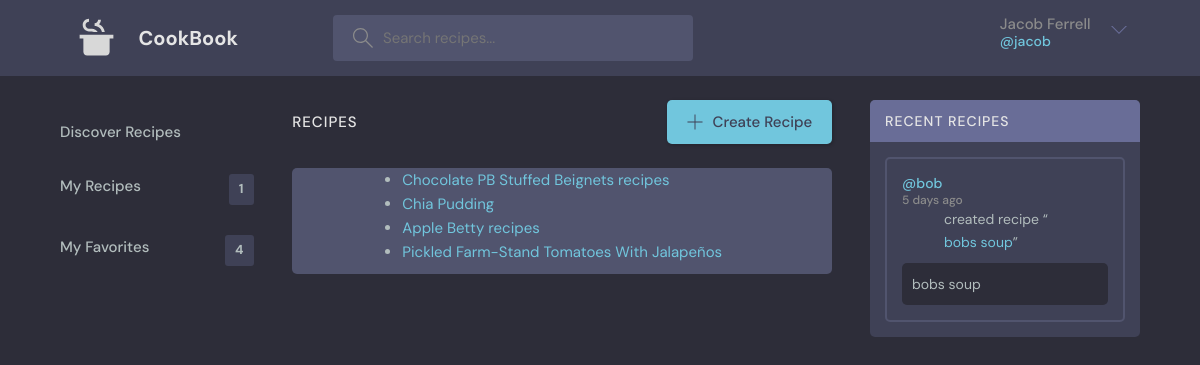
Screenshot of /my-favorites/ (signed in) with the database file from the repository.
### recipes/models.py (models this page shows, shortened)
class Favorite(models.Model):
    user = models.ForeignKey(User, on_delete=models.CASCADE, null=False)
    recipe = models.TextField(null=False)
    label = models.TextField(null=False)
    share_link = models.TextField(null=False)
    created_at = models.DateTimeField(auto_now_add=True)
    updated = models.DateTimeField(auto_now=True)

class Recipe(models.Model):
    name = models.CharField(max_length=50)
    description = models.TextField()
    author = models.ForeignKey(User, on_delete=models.CASCADE)
    created_at = models.DateTimeField(auto_now_add=True)
    updated = models.DateTimeField(auto_now=True)

### recipes/views.py (the view)
# urls.py: path('my-favorites/', views.myFavorites, name='my-favorites'),
@login_required(login_url='login')
def myFavorites(request):
    user = request.user
    favorites = Favorite.objects.filter(user=request.user)
    context = {'recipes': favorites, 'type': 'my-favorites', 'counts': getCounts(user), 'recent_recipes': getRecentRecipes(user), 'favorites': getFavorites(user)}
    return render(request, 'recipes/home.html', context)

### recipes/views.py (called while the page is built)
def getRecentRecipes(user):
    recipes = Recipe.objects.exclude(author=user).order_by('-created_at')[:5]
    return recipes

def getCounts(user):
        counts = {'my_recipes': 0, 'my_favorites': 0}
        if user.is_authenticated:
            counts['my_recipes'] = Recipe.objects.filter(author=user).count()
            counts['my_favorites'] = Favorite.objects.filter(user=user).count()
        return counts

def getFavorites(user):
    return Favorite.objects.filter(user=user).values_list('recipe', flat=True)

### recipes/templates/recipes/home.html (shortened to what this page needs)
{% extends 'main.html' %}
{% load static %}
{% block content %}
  <main class="layout layout--3">
    <div class="container">
      <div class="topics">
        <ul class="topics__list">
          <li>
            <a id="home-link" href="{% url 'home' %}">Discover Recipes </a>
          </li>
          <li>
            <a id="my-recipes-link" href="{% url 'my-recipes' %}">My Recipes <span>{{counts.my_recipes}}</span></a>
          </li>
          <li>
            <a id="my-favorites-link" href="{% url 'my-favorites' %}">My Favorites <span>{{counts.my_favorites}}</span></a>
          </li>
        </ul>
      </div>
      <div class="roomList">
        <div class="roomList__header">
          <div>
            <h2>Recipes</h2>
          </div>
          {% if request.user.is_authenticated %}
            <a class="btn btn--main" href="{% url 'create-recipe' %}">
              <svg version="1.1" xmlns="http://www.w3.org/2000/svg" width="32" height="32" viewBox="0 0 32 32">
                <title>add</title>
                <path
                  d="M16.943 0.943h-1.885v14.115h-14.115v1.885h14.115v14.115h1.885v-14.115h14.115v-1.885h-14.115v-14.115z"
                ></path>
              </svg>
              Create Recipe
            </a>
          {% endif %}
        </div>
        {% if type != 'my-favorites' %}
          <div class="thumbnail-container">
            {% for recipe in recipes %}
              <div class="recipe-thumbnail">
                {% if type == 'discover' %}
                  <div class="title-container">
                    <a
                      class="title"
                      href="{% url 'recipe' recipe.recipe.uri %}"
                    >
                      {{recipe.recipe.label}}
                    </a>
                  </div>
                  <img class="thumbnail-image" src="{{recipe.recipe.image}}">
                {% elif type == 'my-recipes' %}
                  <div class="title-container">
                    <a
                      class="title"
                      href="{% url 'recipe' recipe.id %}"
                    >{{recipe.name}}
                    </a>
                  </div>
                  <img class="thumbnail-image" src="" alt="Recipe Image">
                  {% comment %} {% elif type == 'my-favorites' %}
                    <div class="title-container"><a class="title" href="{% url 'recipe' recipe.recipe %}">{{recipe.label}}</a></div>
                    <img class="thumbnail-image" src="" alt="Favorite Recipe Image"> {% endcomment %}
                {% endif %}
              </div>
            {% endfor %}
          </div>
        {% else %}
          <div class="favorites-container">
            <ul>
              {% for recipe in recipes %}
                <li><a class="title" href="{% url 'recipe' recipe.recipe %}">{{recipe.label}}</a></li>
              {% endfor %}
            </ul>
          </div>
        {% endif %}
      </div>
      <div class="activities">
        <div class="activities__header">
          <h2>Recent Recipes</h2>
        </div>
        {% for recipe in recent_recipes %}
          <div class="activities__box">
            <div class="activities__boxHeader roomListRoom__header">
              <a href="profile.html" class="roomListRoom__author">
                <p>
                  @{{recipe.author}}
                  <span>5 days ago</span>
                </p>
              </a>
            </div>
            <div class="activities__boxContent">
              <p>created recipe “<a href="{% url 'recipe' recipe.id %}">{{recipe.name}}</a>”</p>
              <div class="activities__boxRoomContent">
                {{recipe.description}}
              </div>
            </div>
          </div>
        {% endfor %}
      </div>
    </div>
  </main>
{% endblock content %}

### templates/navbar.html (shortened to what this page needs)
{% load static %}
<header class="header header--loggedIn">
    <div class="container">
      <a href="/" class="header__logo">
        <h1>CookBook</h1>
      </a>
      <form class="header__search" method="GET" action="{% url 'home' %}">
        <label>
          <input type="text" name="q" placeholder="Search recipes..." />
        </label>
      </form>
      <nav class="header__menu">
        <div class="header__user">
          {% if request.user.is_authenticated %}
            <a href="profile.html">
              <p>{{request.user.first_name}} {{request.user.last_name}}<span>@{{request.user}}</span></p>
            </a>
            <button class="dropdown-button">
              <svg version="1.1" xmlns="http://www.w3.org/2000/svg" width="32" height="32" viewBox="0 0 32 32">
                <title>chevron-down</title>
                <path d="M16 21l-13-13h-3l16 16 16-16h-3l-13 13z"></path>
              </svg>
            </button>
          {% else %}
            <a href="{% url 'login' %}">Sign In</a>
          {% endif %}
        </div>
          </nav>
        </div>
      </header>

### rows the page displays
Favorite: label "Chocolate PB Stuffed Beignets recipes"
Favorite: label "Chia Pudding"
Favorite: label "Apple Betty recipes"
Favorite: label "Pickled Farm-Stand Tomatoes With Jalapeños"
Recipe: author "bob", name "bobs soup", description "bobs soup"

### other values shown
{{ request.user.first_name }} "Jacob"
{{ request.user.last_name }} "Ferrell"
{{ request.user }} "jacob"
{{ counts.my_recipes }} "1"
{{ counts.my_favorites }} "4"
